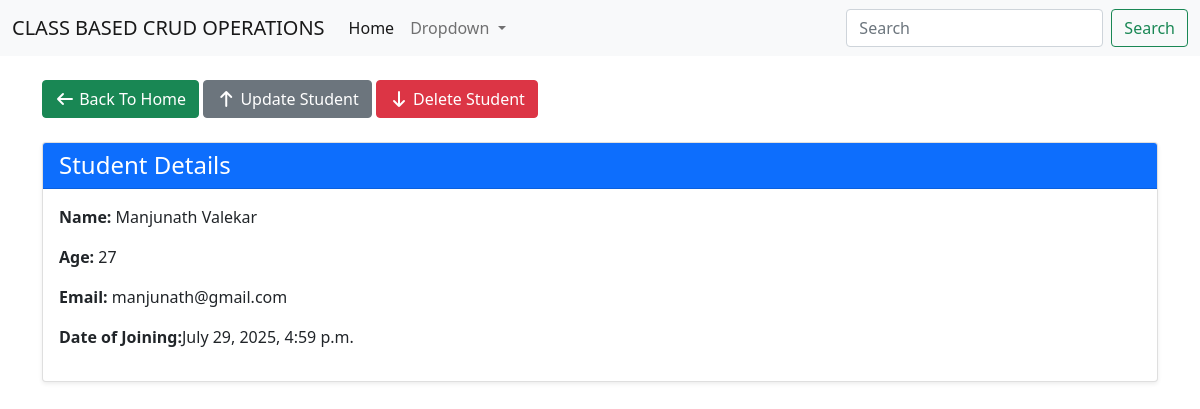
Screenshot of /student/1/ with the database file from the repository.
### cb_app/models.py (models this page shows, shortened)
class Student(models.Model):
    name = models.CharField(max_length=100)
    age = models.IntegerField()
    email = models.EmailField()
    address = models.TextField()
    created_at = models.DateTimeField(auto_now_add=True)
    updated_at = models.DateTimeField(auto_now=True)

### cb_app/views.py (the view)
# urls.py: path('student/<int:student_id>/', views.student_details, name='student_details'),
def student_details(request, student_id):
    student = Student.objects.get(id=student_id)
    context = {
        'student':student
    }
    return render(request, 'cb_app/student_details.html',context)

### cb_app/templates/cb_app/student_details.html (shortened to what this page needs)
{% extends 'base.html' %}
{% block content %}
<div class="container my-4">
    <a href="{% url 'index' %}" class="btn btn-success"><i class="fa-solid fa-arrow-left "></i> Back To Home</a>
    <a href="{% url 'student_update' student.id %}" class="btn btn-secondary"><i class="fa-solid fa-arrow-up "></i> Update Student</a>
    <a href="{% url 'student_delete' student.id %}" class="btn btn-danger"><i class="fa-solid fa-arrow-down "></i> Delete Student</a>
    <br><br>
  <div class="card shadow-sm">
    <div class="card-header bg-primary text-white">
      <h4 class="mb-0">Student Details</h4>
    </div>
    <div class="card-body">
            <p><strong>Name:</strong> {{ student.name }}</p>
            <p><strong>Age:</strong> {{student.age}} </p>
            <p><strong>Email:</strong> {{student.email}} </p>
            <p><strong>Date of Joining:</strong>{{ student.created_at }}</p>
    </div>
  </div>
</div>
{% endblock %}

### rows the page displays
Student: name "Manjunath Valekar", age "27", email "manjunath@gmail.com", created_at "July 29, 2025, 4:59 p.m."
